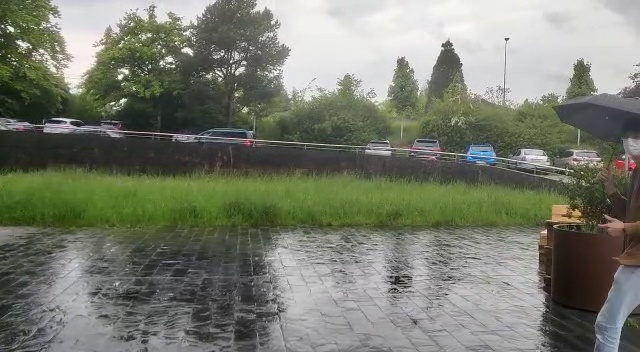
#> input picture detect_image/frame17.jpg, 640 x 352 px
$ python -i crop.py   (imports and definitions only)
#> lines starting #> are read from the running program, lines starting #| are printed output that depends on the picture; after the words box and inside, x2 and y2 are one past the last pixel; in counts of white or black regions, pixels touching at a corner belong together
#> further down, picture is the input picture: shape (352, 640, 3); mean B, G, R 110.7, 124.2, 120.6
import cv2
import imutils
import numpy as np

def remove_border(stitched_img):
    stitched_img = cv2.copyMakeBorder(stitched_img, 10, 10, 10, 10, cv2.BORDER_CONSTANT, (0,0,0))
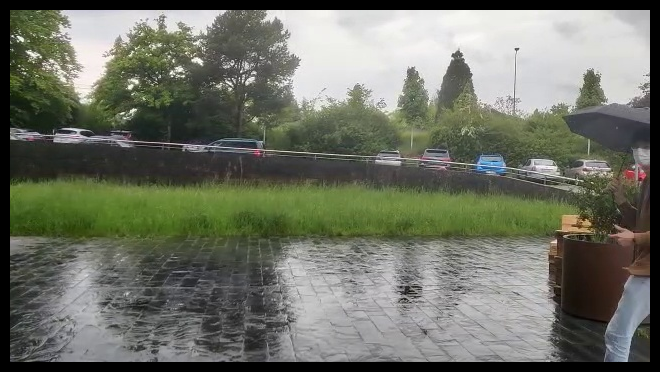
#> stitched_img: shape (372, 660, 3); mean of channels 0, 1, 2 101.6, 113.9, 110.6; drawn as B, G, R

    # create thresholded binary image
    gray = cv2.cvtColor(stitched_img, cv2.COLOR_BGR2GRAY)
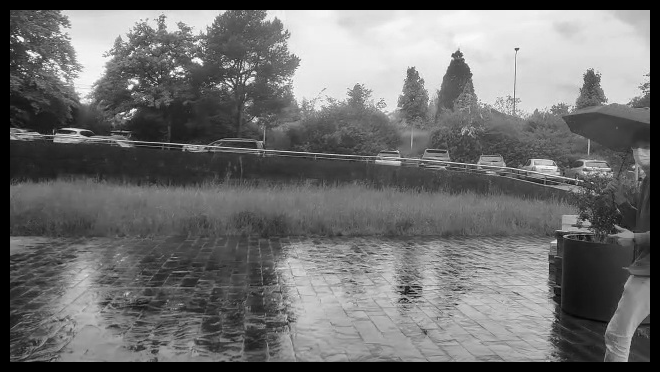
#> gray: shape (372, 660); min 0, max 255, mean 111.5
    thresh_img = cv2.threshold(gray, 0, 255 , cv2.THRESH_BINARY)[1]
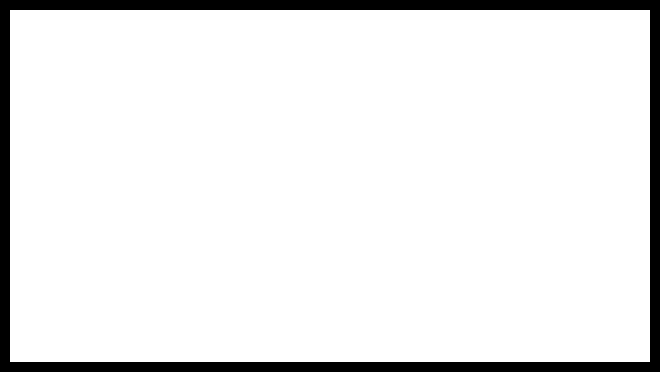
#> thresh_img: shape (372, 660); 91.8% white; 1 black region
    cv2.imshow("Threshold Image", thresh_img)
    cv2.waitKey(0)

    # find the contour of thresh_img
    contours = cv2.findContours(thresh_img.copy(), cv2.RETR_EXTERNAL, cv2.CHAIN_APPROX_SIMPLE)
#> contours = 1 contour; box (x1, y1, x2, y2) and area: (10, 10, 650, 362) 224289
    # get the area of interst
    contours = imutils.grab_contours(contours)
#> contours = [[[10, 10], [10, 361], [649, 361], [649, 10]]]
    areaOI = max(contours, key=cv2.contourArea)
#> areaOI = [[10, 10], [10, 361], [649, 361], [649, 10]]
    cv2.imshow("first areaOI", thresh_img)
    cv2.waitKey(0)
    # get the bounding rect of areaOI and create a mask for thresh_img
    mask = np.zeros(thresh_img.shape, dtype="uint8")
    x, y, w, h = cv2.boundingRect(areaOI)
#> x = 10; y = 10; w = 640; h = 352
    cv2.rectangle(mask, (x,y), (x + w, y + h), 255, -1)
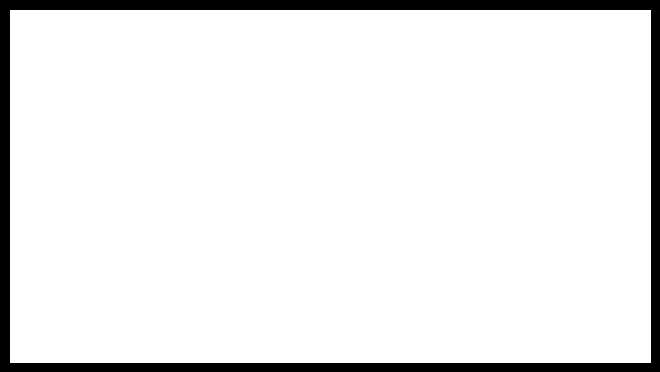
#> mask: shape (372, 660); 92.2% white; 1 black region, box (x1, y1, x2, y2) and area: (0, 0, 660, 372) 19247

    # loop over to find the max minimum rect
    minRectangle = mask.copy()
    sub = mask.copy()
    cv2.imshow("first minRectangle", minRectangle)
    cv2.waitKey(0)
    while cv2.countNonZero(sub) > 20:
        minRectangle = cv2.erode(minRectangle, None)
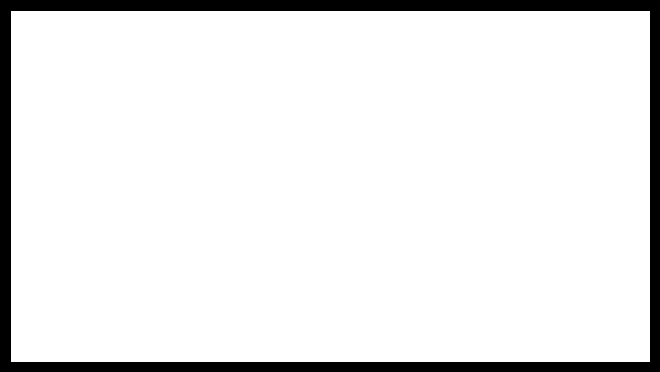
#> minRectangle: shape (372, 660); 91.4% white; 1 black region, box (x1, y1, x2, y2) and area: (0, 0, 660, 372) 21231
        cv2.imshow("eroded loop minRectangle", minRectangle)
        cv2.waitKey(0)
        sub = cv2.subtract(minRectangle, thresh_img)
#> sub: shape (372, 660); every value is 0
        print("non zero count: ", cv2.countNonZero(sub))
#| non zero count:  0
        cv2.imshow("sub res", sub)
        cv2.waitKey(0)

    # [7 lines of commented-out code are left out]
    minRectangle = minRectangle[10:minRectangle.shape[0] - 10, 10: minRectangle.shape[1] - 10]
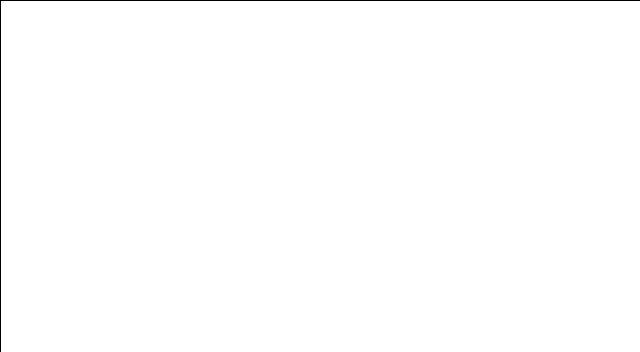
#> minRectangle: shape (352, 640); 99.6% white; black in thin lines or dots

    cv2.imshow("minRectangle Image", minRectangle)
    cv2.waitKey(0)

    return minRectangle

>>> import cv2
>>> picture = cv2.imread('detect_image/frame17.jpg')
>>> result = remove_border(picture)

$ run again, on detect_image/frame21.jpg
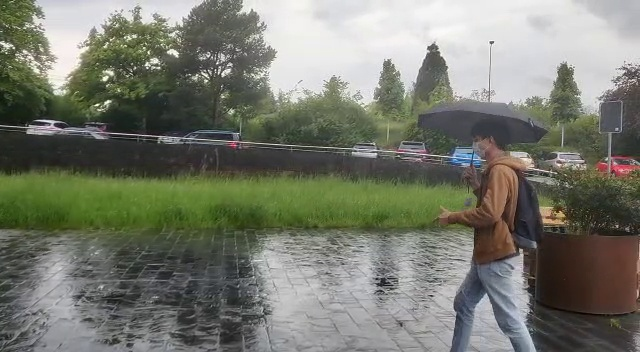
#> input picture detect_image/frame21.jpg, 640 x 352 px
#> picture is the input picture: shape (352, 640, 3); mean B, G, R 109.9, 121.7, 119.2
#> in remove_border, `stitched_img = cv2.copyMakeBorder(stitched_img, 10, 10, 10, 10, cv2.BO..`:
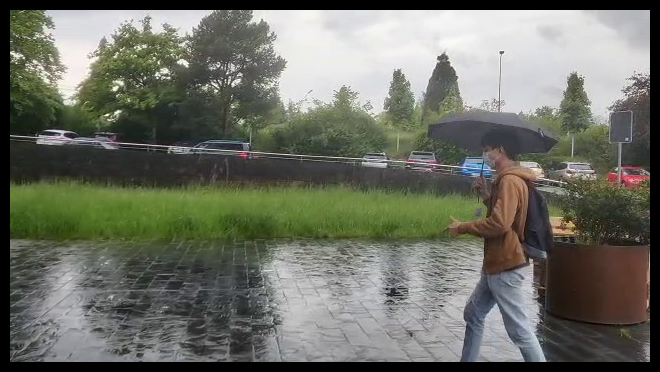
#> stitched_img: shape (372, 660, 3); mean of channels 0, 1, 2 100.8, 111.6, 109.3; drawn as B, G, R
#> in remove_border, `gray = cv2.cvtColor(stitched_img, cv2.COLOR_BGR2GRAY)`:
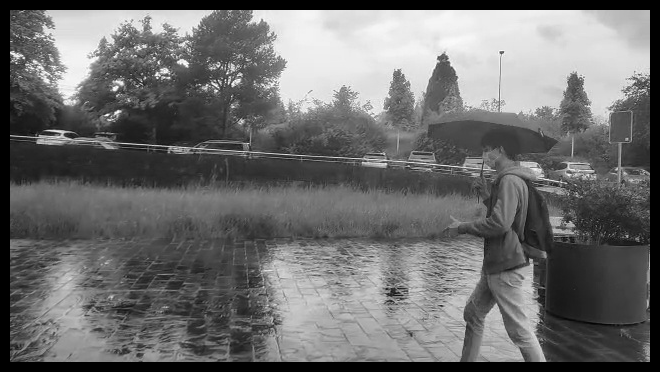
#> gray: shape (372, 660); min 0, max 255, mean 109.7
#> thresh_img: shape (372, 660); 91.8% white; 1 black region
#> in remove_border, `contours = cv2.findContours(thresh_img.copy(), cv2.RETR_EXTERNAL, cv2...`: contours = 1 contour; box (x1, y1, x2, y2) and area: (10, 10, 650, 362) 224289
#> in remove_border, `contours = imutils.grab_contours(contours)`: contours = [[[10, 10], [10, 361], [649, 361], [649, 10]]]
#> areaOI = [[10, 10], [10, 361], [649, 361], [649, 10]]
#> x = 10; w = 640; h = 352
#> mask: shape (372, 660); 92.2% white; 1 black region, box (x1, y1, x2, y2) and area: (0, 0, 660, 372) 19247
#> sub: shape (372, 660); every value is 0
#| non zero count:  0
